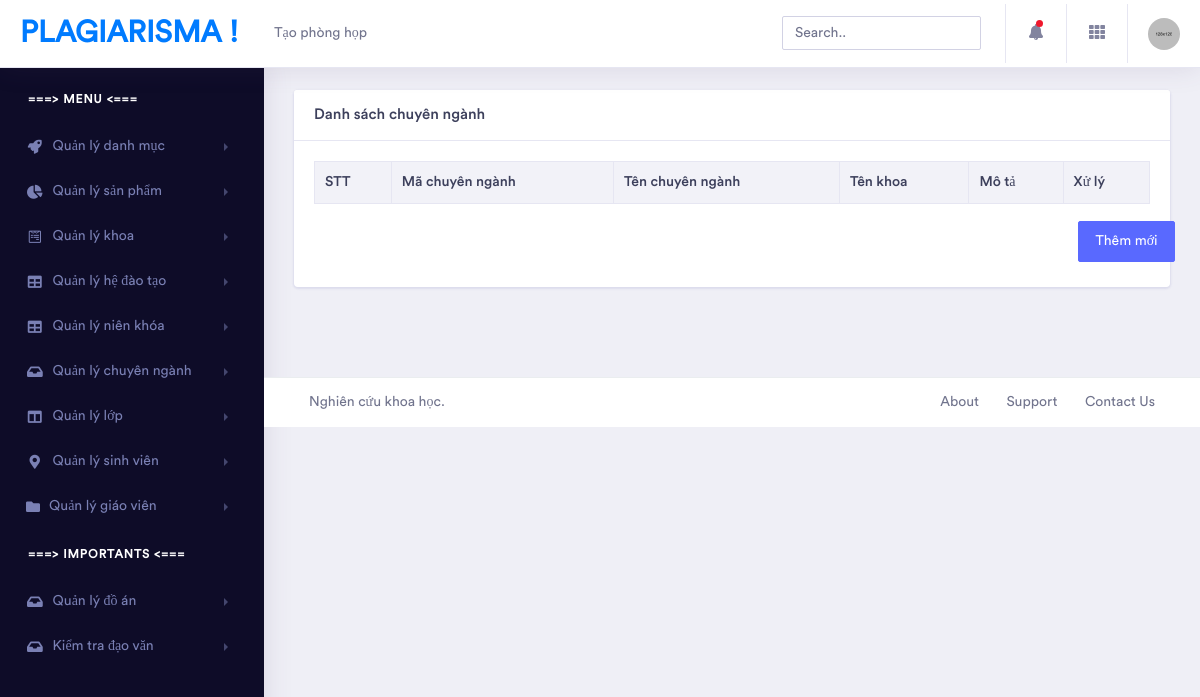
/index.php?module=listchuyennganh, run on an earlier commit of the app's database.
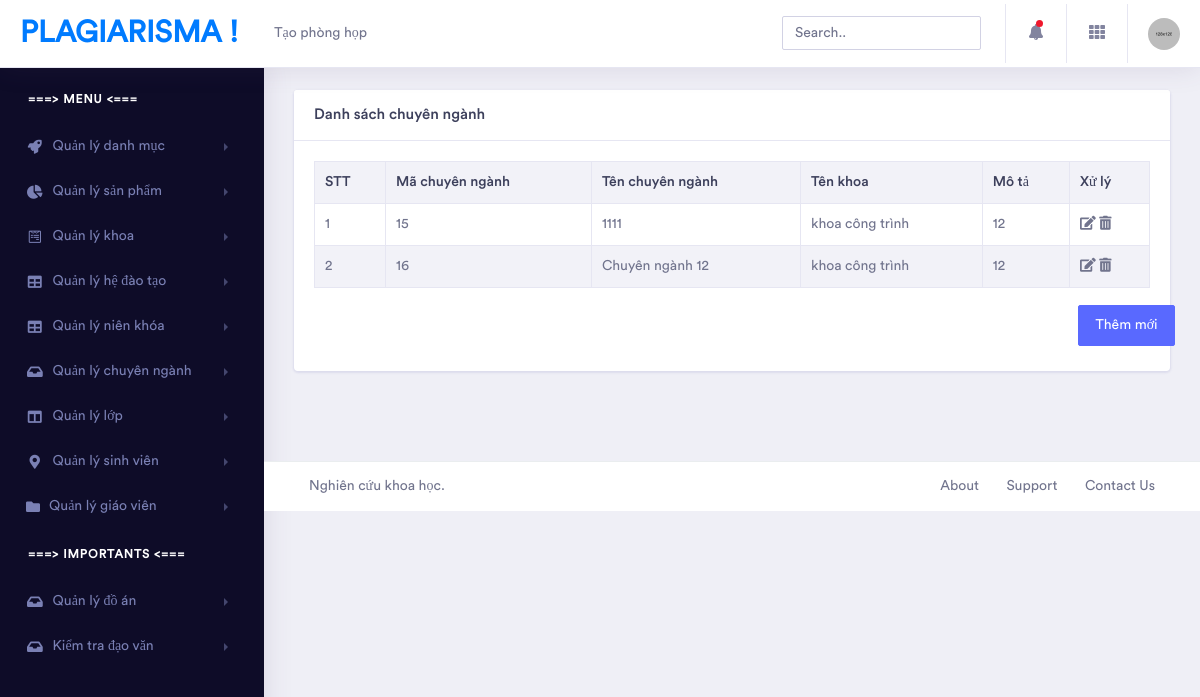
And on a later commit of the database.
### tables this page shows
CREATE TABLE `tbl_chuyennganh` (
  `ma_chuyen_nganh` int(11) NOT NULL,
  `ten_chuyen_nganh` varchar(100) DEFAULT NULL,
  `mo_ta_chuyen_nganh` varchar(100) DEFAULT NULL,
  `khoa_id` int(11) DEFAULT NULL
);

CREATE TABLE `tbl_khoa` (
  `ma_khoa` int(11) NOT NULL,
  `ten_khoa` varchar(50) DEFAULT NULL,
  `mo_ta` varchar(50) DEFAULT NULL
);

### modules/listchuyennganh.php (the view)
<div class="container-fluid  dashboard-content">
<div class="row">
                    <div class="col-xl-12 col-lg-12 col-md-12 col-sm-12 col-12">
                        <div class="card">
                            <h5 class="card-header">Danh sách chuyên ngành</h5>
                            <div class="card-body">
                                <div class="table-responsive">
                                    <table class="table table-striped table-bordered first">
                                            <tr>
                                                <th>STT</th>
                                                <th>Mã chuyên ngành</th>
                                                <th>Tên chuyên ngành</th>
                                                <th>Tên khoa</th>
                                                <th>Mô tả</th>
                                                <th>Xử lý</th>
                                            </tr>
                                            <?php
                                                $sqlSelect = "select * from tbl_chuyennganh join tbl_khoa where tbl_chuyennganh.khoa_id = tbl_khoa.ma_khoa";
                                                $result = mysqli_query($conn,$sqlSelect);
                                                $i = 0;
                                                while($row = mysqli_fetch_assoc($result)){
                                                    $i++;
                                            ?>
                                            <tr>
                                                <td><?php echo $i ?></td>
                                                <td><?php echo $row["ma_chuyen_nganh"] ?></td>
                                                <td><?php echo $row["ten_chuyen_nganh"] ?></td>
                                                <td><?php echo $row["ten_khoa"] ?></td>
                                                <td><?php echo $row["mo_ta"] ?></td>
                                                <td>
                                                    <a href="index.php?module=editchuyennganh&ma_chuyen_nganh=<?php echo $row["ma_chuyen_nganh"] ?>"><em class="fas fa-edit"></em></a>
                                                    <a href="index.php?module=delchuyennganh&ma_chuyen_nganh=<?php echo $row["ma_chuyen_nganh"] ?>"><em class="fas fa-trash-alt"></em></a>
                                                </td>
                                            </tr>
                                            <?php
                                                }
                                            ?>
                                    </table>
                                </div>
                                <div class="row" style="margin-top:2%">
                                            <div style="margin-left:90%">
                                                <p class="text-right">
                                                    <a href="index.php?module=addchuyennganh" class="btn btn-space btn-primary">Thêm mới</em></a>
                                                </p>
                                            </div>
                                        </div>
                            </div>
                        </div>
                    </div>
                </div>
</div>

What changed in the data, as far as the page shows it:
added tbl_chuyennganh: ma_chuyen_nganh "15", ten_chuyen_nganh "1111", khoa.ten_khoa "khoa công trình", khoa.mo_ta "12"
added tbl_chuyennganh: ma_chuyen_nganh "16", ten_chuyen_nganh "Chuyên ngành 12", khoa.ten_khoa "khoa công trình", khoa.mo_ta "12"
